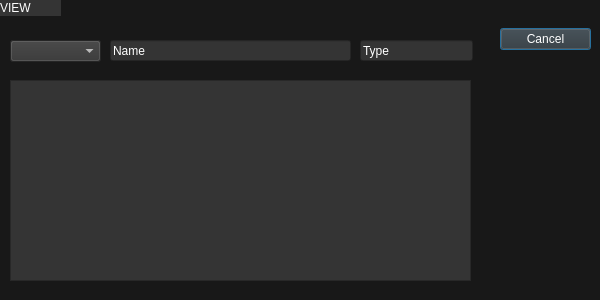
<?xml version="1.0" encoding="UTF-8"?>
<ui version="4.0">
 <class>View</class>
 <widget class="QDialog" name="View">
  <property name="geometry">
   <rect>
    <x>0</x>
    <y>0</y>
    <width>600</width>
    <height>300</height>
   </rect>
  </property>
  <property name="windowTitle">
   <string>Add</string>
  </property>
  <property name="styleSheet">
   <string notr="true">background-color: rgb(24, 24, 24);</string>
  </property>
  <widget class="QWidget" name="verticalLayoutWidget">
   <property name="geometry">
    <rect>
     <x>500</x>
     <y>10</y>
     <width>91</width>
     <height>58</height>
    </rect>
   </property>
   <layout class="QVBoxLayout" name="layout_Buttons">
    <item>
     <widget class="QPushButton" name="button_Cancel">
      <property name="styleSheet">
       <string notr="true">font: 63 10pt &quot;Segoe UI Semibold&quot;;
background-color: rgb(52, 52, 52);
color: rgb(255, 255, 255);</string>
      </property>
      <property name="text">
       <string>Cancel</string>
      </property>
     </widget>
    </item>
   </layout>
  </widget>
  <widget class="QLabel" name="label_Title">
   <property name="geometry">
    <rect>
     <x>0</x>
     <y>0</y>
     <width>61</width>
     <height>16</height>
    </rect>
   </property>
   <property name="styleSheet">
    <string notr="true">font: 63 11pt &quot;Segoe UI Semibold&quot;;
background-color: rgb(52, 52, 52);
color: rgb(255, 255, 255);</string>
   </property>
   <property name="text">
    <string>VIEW</string>
   </property>
  </widget>
  <widget class="QLineEdit" name="lineEdit_Name">
   <property name="geometry">
    <rect>
     <x>110</x>
     <y>40</y>
     <width>241</width>
     <height>21</height>
    </rect>
   </property>
   <property name="styleSheet">
    <string notr="true">font: 63 11pt &quot;Segoe UI Semibold&quot;;
background-color: rgb(52, 52, 52);
color: rgb(255, 255, 255);</string>
   </property>
   <property name="text">
    <string>Name</string>
   </property>
   <property name="readOnly">
    <bool>true</bool>
   </property>
  </widget>
  <widget class="QLineEdit" name="lineEdit_Type">
   <property name="geometry">
    <rect>
     <x>360</x>
     <y>40</y>
     <width>113</width>
     <height>21</height>
    </rect>
   </property>
   <property name="styleSheet">
    <string notr="true">font: 63 11pt &quot;Segoe UI Semibold&quot;;
background-color: rgb(52, 52, 52);
color: rgb(255, 255, 255);</string>
   </property>
   <property name="text">
    <string>Type</string>
   </property>
   <property name="readOnly">
    <bool>true</bool>
   </property>
  </widget>
  <widget class="QTextEdit" name="textEdit_Description">
   <property name="geometry">
    <rect>
     <x>10</x>
     <y>80</y>
     <width>461</width>
     <height>201</height>
    </rect>
   </property>
   <property name="styleSheet">
    <string notr="true">font: 63 11pt &quot;Segoe UI Semibold&quot;;
background-color: rgb(52, 52, 52);
color: rgb(255, 255, 255);</string>
   </property>
   <property name="readOnly">
    <bool>true</bool>
   </property>
  </widget>
  <widget class="QComboBox" name="comboBox_UID">
   <property name="geometry">
    <rect>
     <x>10</x>
     <y>40</y>
     <width>91</width>
     <height>22</height>
    </rect>
   </property>
   <property name="styleSheet">
    <string notr="true">font: 63 11pt &quot;Segoe UI Semibold&quot;;
background-color: rgb(52, 52, 52);
color: rgb(255, 255, 255);</string>
   </property>
  </widget>
 </widget>
 <resources/>
 <connections/>
</ui>
